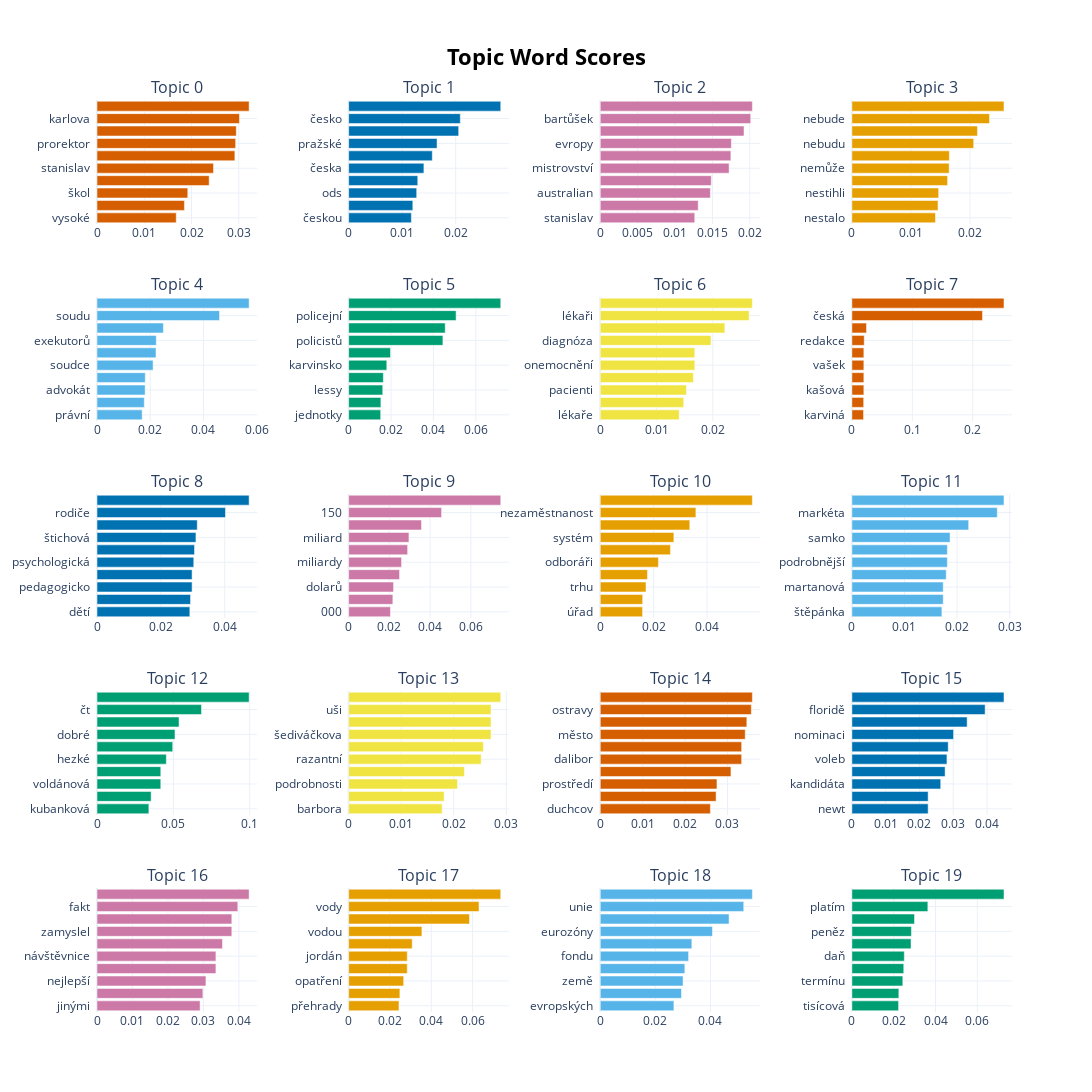

Write notebook code for a chart like this one.
### Code cell
topic_model.visualize_barchart(n_words=30, width=400, height=500, top_n_topics=20)

### Figure 1 — Plotly figure (JSON) as saved in the notebook; plotly's stock layout.template omitted (floating-point values rounded to 4 significant figures)
{"data": [{"marker": {"color": "#D55E00"}, "orientation": "h", "type": "bar", "x": [0.01676, 0.0185, 0.01921, 0.02373, 0.02465, 0.02917, 0.02933, 0.02947, 0.03014, 0.03219], "xaxis": "x", "y": ["vysoké  ", "školné  ", "škol  ", "školy  ", "stanislav  ", "rozvoj  ", "prorektor  ", "štech  ", "karlova  ", "univerzita  "], "yaxis": "y"}, {"marker": {"color": "#0072B2"}, "orientation": "h", "type": "bar", "x": [0.01172, 0.01199, 0.01271, 0.01291, 0.01405, 0.01562, 0.01651, 0.02055, 0.02085, 0.0284], "xaxis": "x2", "y": ["českou  ", "českých  ", "ods  ", "republiky  ", "česka  ", "českého  ", "pražské  ", "česku  ", "česko  ", "české  "], "yaxis": "y2"}, {"marker": {"color": "#CC79A7"}, "orientation": "h", "type": "bar", "x": [0.01264, 0.0131, 0.01473, 0.01485, 0.01723, 0.01747, 0.01753, 0.01922, 0.02012, 0.02034], "xaxis": "x3", "y": ["stanislav  ", "titul  ", "australian  ", "open  ", "mistrovství  ", "poháru  ", "evropy  ", "vyhrál  ", "bartůšek  ", "finále  "], "yaxis": "y3"}, {"marker": {"color": "#E69F00"}, "orientation": "h", "type": "bar", "x": [0.01415, 0.01458, 0.01469, 0.0162, 0.01646, 0.01649, 0.02062, 0.02126, 0.02329, 0.02574], "xaxis": "x4", "y": ["nestalo  ", "pravda  ", "nestihli  ", "žárovku  ", "nemůže  ", "nemám  ", "nebudu  ", "nikdy  ", "nebude  ", "nikdo  "], "yaxis": "y4"}, {"marker": {"color": "#56B4E9"}, "orientation": "h", "type": "bar", "x": [0.01697, 0.01777, 0.01809, 0.01814, 0.02108, 0.02217, 0.02228, 0.02495, 0.04604, 0.05716], "xaxis": "x5", "y": ["právní  ", "advokátů  ", "advokát  ", "právník  ", "soudce  ", "ústavního  ", "exekutorů  ", "ústavní  ", "soudu  ", "soud  "], "yaxis": "y5"}, {"marker": {"color": "#009E73"}, "orientation": "h", "type": "bar", "x": [0.01512, 0.01522, 0.01609, 0.01638, 0.018, 0.01975, 0.04448, 0.04556, 0.0507, 0.07176], "xaxis": "x6", "y": ["jednotky  ", "50  ", "lessy  ", "prezident  ", "karvinsko  ", "policisty  ", "policistů  ", "policisté  ", "policejní  ", "policie  "], "yaxis": "y6"}, {"marker": {"color": "#F0E442"}, "orientation": "h", "type": "bar", "x": [0.01403, 0.01483, 0.01532, 0.01655, 0.0168, 0.0168, 0.01967, 0.02214, 0.02645, 0.02703], "xaxis": "x7", "y": ["lékaře  ", "lékařů  ", "pacienti  ", "fn  ", "onemocnění  ", "přednosta  ", "diagnóza  ", "zdravotnictví  ", "lékaři  ", "nemocnice  "], "yaxis": "y7"}, {"marker": {"color": "#D55E00"}, "orientation": "h", "type": "bar", "x": [0.01931, 0.01955, 0.01982, 0.01982, 0.01982, 0.01983, 0.02041, 0.0242, 0.2161, 0.2517], "xaxis": "x8", "y": ["karviná  ", "petr  ", "kašová  ", "vanda  ", "vašek  ", "české  ", "redakce  ", "olomouc  ", "česká  ", "televize  "], "yaxis": "y8"}, {"marker": {"color": "#0072B2"}, "orientation": "h", "type": "bar", "x": [0.02908, 0.0293, 0.02979, 0.02979, 0.03031, 0.03055, 0.03099, 0.0314, 0.04024, 0.04765], "xaxis": "x9", "y": ["dětí  ", "psycholožka  ", "pedagogicko  ", "masáková  ", "psychologická  ", "kamila  ", "štichová  ", "dítě  ", "rodiče  ", "děti  "], "yaxis": "y9"}, {"marker": {"color": "#CC79A7"}, "orientation": "h", "type": "bar", "x": [0.02051, 0.02171, 0.02205, 0.025, 0.02598, 0.02896, 0.0296, 0.03576, 0.04562, 0.07466], "xaxis": "x10", "y": ["000  ", "300  ", "dolarů  ", "ročně  ", "miliardy  ", "200  ", "miliard  ", "zhruba  ", "150  ", "milionů  "], "yaxis": "y10"}, {"marker": {"color": "#E69F00"}, "orientation": "h", "type": "bar", "x": [0.01585, 0.01589, 0.01714, 0.01769, 0.0218, 0.0263, 0.02758, 0.03354, 0.03583, 0.05699], "xaxis": "x11", "y": ["úřad  ", "nebudou  ", "trhu  ", "systému  ", "odboráři  ", "úřady  ", "systém  ", "práci  ", "nezaměstnanost  ", "práce  "], "yaxis": "y11"}, {"marker": {"color": "#56B4E9"}, "orientation": "h", "type": "bar", "x": [0.01711, 0.01736, 0.01736, 0.01793, 0.01815, 0.01815, 0.01866, 0.0222, 0.02764, 0.02891], "xaxis": "x12", "y": ["štěpánka  ", "tachecí  ", "martanová  ", "šebela  ", "podrobnější  ", "bolí  ", "samko  ", "zuzana  ", "markéta  ", "michal  "], "yaxis": "y12"}, {"marker": {"color": "#009E73"}, "orientation": "h", "type": "bar", "x": [0.03396, 0.03545, 0.04176, 0.04176, 0.0454, 0.04958, 0.05107, 0.05372, 0.06843, 0.0996], "xaxis": "x13", "y": ["kubanková  ", "pěkný  ", "voldánová  ", "jolana  ", "hezké  ", "zigmundová  ", "dobré  ", "iva  ", "čt  ", "poledne  "], "yaxis": "y13"}, {"marker": {"color": "#F0E442"}, "orientation": "h", "type": "bar", "x": [0.01779, 0.01816, 0.02072, 0.02203, 0.02522, 0.02564, 0.02709, 0.02709, 0.02709, 0.02895], "xaxis": "x14", "y": ["barbora  ", "kroužková  ", "podrobnosti  ", "rošt  ", "razantní  ", "jitka  ", "šediváčkova  ", "longu  ", "uši  ", "sluková  "], "yaxis": "y14"}, {"marker": {"color": "#D55E00"}, "orientation": "h", "type": "bar", "x": [0.02597, 0.02732, 0.02752, 0.03082, 0.03334, 0.03334, 0.03418, 0.03457, 0.03563, 0.03587], "xaxis": "x15", "y": ["duchcov  ", "náměstek  ", "prostředí  ", "města  ", "dalibor  ", "madej  ", "město  ", "životní  ", "ostravy  ", "primátora  "], "yaxis": "y15"}, {"marker": {"color": "#0072B2"}, "orientation": "h", "type": "bar", "x": [0.02258, 0.02258, 0.02629, 0.0276, 0.02814, 0.02852, 0.0301, 0.03412, 0.03944, 0.04502], "xaxis": "x16", "y": ["newt  ", "santorum  ", "kandidáta  ", "volby  ", "voleb  ", "republikáni  ", "nominaci  ", "republikánský  ", "floridě  ", "volební  "], "yaxis": "y16"}, {"marker": {"color": "#CC79A7"}, "orientation": "h", "type": "bar", "x": [0.02906, 0.02984, 0.0307, 0.03352, 0.03352, 0.03538, 0.038, 0.038, 0.03969, 0.04288], "xaxis": "x17", "y": ["jinými  ", "dobré  ", "nejlepší  ", "dovolte  ", "návštěvnice  ", "poznámku  ", "zamyslel  ", "gregorová  ", "fakt  ", "myslím  "], "yaxis": "y17"}, {"marker": {"color": "#E69F00"}, "orientation": "h", "type": "bar", "x": [0.02436, 0.0248, 0.02664, 0.02837, 0.02837, 0.03077, 0.03546, 0.05847, 0.06309, 0.0736], "xaxis": "x18", "y": ["přehrady  ", "hráz  ", "opatření  ", "protipovodňových  ", "jordán  ", "nádrže  ", "vodou  ", "vodu  ", "vody  ", "voda  "], "yaxis": "y18"}, {"marker": {"color": "#56B4E9"}, "orientation": "h", "type": "bar", "x": [0.02673, 0.02948, 0.03006, 0.0307, 0.03207, 0.03325, 0.04073, 0.04676, 0.05208, 0.05521], "xaxis": "x19", "y": ["evropských  ", "eurozónu  ", "země  ", "evropě  ", "fondu  ", "evropská  ", "eurozóny  ", "evropské  ", "unie  ", "evropa  "], "yaxis": "y19"}, {"marker": {"color": "#009E73"}, "orientation": "h", "type": "bar", "x": [0.02234, 0.02246, 0.02436, 0.02481, 0.02507, 0.02828, 0.02847, 0.02995, 0.03633, 0.07274], "xaxis": "x20", "y": ["tisícová  ", "daně  ", "termínu  ", "dávky  ", "daň  ", "nákladů  ", "peněz  ", "hotovosti  ", "platím  ", "peníze  "], "yaxis": "y20"}], "layout": {"annotations": [{"font": {"size": 16}, "showarrow": false, "text": "Topic 0", "x": 0.0875, "xanchor": "center", "xref": "paper", "y": 1.0, "yanchor": "bottom", "yref": "paper"}, {"font": {"size": 16}, "showarrow": false, "text": "Topic 1", "x": 0.3625, "xanchor": "center", "xref": "paper", "y": 1.0, "yanchor": "bottom", "yref": "paper"}, {"font": {"size": 16}, "showarrow": false, "text": "Topic 2", "x": 0.6375, "xanchor": "center", "xref": "paper", "y": 1.0, "yanchor": "bottom", "yref": "paper"}, {"font": {"size": 16}, "showarrow": false, "text": "Topic 3", "x": 0.9125, "xanchor": "center", "xref": "paper", "y": 1.0, "yanchor": "bottom", "yref": "paper"}, {"font": {"size": 16}, "showarrow": false, "text": "Topic 4", "x": 0.0875, "xanchor": "center", "xref": "paper", "y": 0.784, "yanchor": "bottom", "yref": "paper"}, {"font": {"size": 16}, "showarrow": false, "text": "Topic 5", "x": 0.3625, "xanchor": "center", "xref": "paper", "y": 0.784, "yanchor": "bottom", "yref": "paper"}, {"font": {"size": 16}, "showarrow": false, "text": "Topic 6", "x": 0.6375, "xanchor": "center", "xref": "paper", "y": 0.784, "yanchor": "bottom", "yref": "paper"}, {"font": {"size": 16}, "showarrow": false, "text": "Topic 7", "x": 0.9125, "xanchor": "center", "xref": "paper", "y": 0.784, "yanchor": "bottom", "yref": "paper"}, {"font": {"size": 16}, "showarrow": false, "text": "Topic 8", "x": 0.0875, "xanchor": "center", "xref": "paper", "y": 0.568, "yanchor": "bottom", "yref": "paper"}, {"font": {"size": 16}, "showarrow": false, "text": "Topic 9", "x": 0.3625, "xanchor": "center", "xref": "paper", "y": 0.568, "yanchor": "bottom", "yref": "paper"}, {"font": {"size": 16}, "showarrow": false, "text": "Topic 10", "x": 0.6375, "xanchor": "center", "xref": "paper", "y": 0.568, "yanchor": "bottom", "yref": "paper"}, {"font": {"size": 16}, "showarrow": false, "text": "Topic 11", "x": 0.9125, "xanchor": "center", "xref": "paper", "y": 0.568, "yanchor": "bottom", "yref": "paper"}, {"font": {"size": 16}, "showarrow": false, "text": "Topic 12", "x": 0.0875, "xanchor": "center", "xref": "paper", "y": 0.352, "yanchor": "bottom", "yref": "paper"}, {"font": {"size": 16}, "showarrow": false, "text": "Topic 13", "x": 0.3625, "xanchor": "center", "xref": "paper", "y": 0.352, "yanchor": "bottom", "yref": "paper"}, {"font": {"size": 16}, "showarrow": false, "text": "Topic 14", "x": 0.6375, "xanchor": "center", "xref": "paper", "y": 0.352, "yanchor": "bottom", "yref": "paper"}, {"font": {"size": 16}, "showarrow": false, "text": "Topic 15", "x": 0.9125, "xanchor": "center", "xref": "paper", "y": 0.352, "yanchor": "bottom", "yref": "paper"}, {"font": {"size": 16}, "showarrow": false, "text": "Topic 16", "x": 0.0875, "xanchor": "center", "xref": "paper", "y": 0.136, "yanchor": "bottom", "yref": "paper"}, {"font": {"size": 16}, "showarrow": false, "text": "Topic 17", "x": 0.3625, "xanchor": "center", "xref": "paper", "y": 0.136, "yanchor": "bottom", "yref": "paper"}, {"font": {"size": 16}, "showarrow": false, "text": "Topic 18", "x": 0.6375, "xanchor": "center", "xref": "paper", "y": 0.136, "yanchor": "bottom", "yref": "paper"}, {"font": {"size": 16}, "showarrow": false, "text": "Topic 19", "x": 0.9125, "xanchor": "center", "xref": "paper", "y": 0.136, "yanchor": "bottom", "yref": "paper"}], "height": 2500, "hoverlabel": {"bgcolor": "white", "font": {"family": "Rockwell", "size": 16}}, "showlegend": false, "title": {"font": {"color": "Black", "size": 22}, "text": "<b>Topic Word Scores", "x": 0.5, "xanchor": "center", "yanchor": "top"}, "width": 1600, "xaxis": {"anchor": "y", "domain": [0, 0.175], "showgrid": true}, "xaxis10": {"anchor": "y10", "domain": [0.275, 0.45], "showgrid": true}, "xaxis11": {"anchor": "y11", "domain": [0.55, 0.725], "showgrid": true}, "xaxis12": {"anchor": "y12", "domain": [0.825, 1], "showgrid": true}, "xaxis13": {"anchor": "y13", "domain": [0, 0.175], "showgrid": true}, "xaxis14": {"anchor": "y14", "domain": [0.275, 0.45], "showgrid": true}, "xaxis15": {"anchor": "y15", "domain": [0.55, 0.725], "showgrid": true}, "xaxis16": {"anchor": "y16", "domain": [0.825, 1], "showgrid": true}, "xaxis17": {"anchor": "y17", "domain": [0, 0.175], "showgrid": true}, "xaxis18": {"anchor": "y18", "domain": [0.275, 0.45], "showgrid": true}, "xaxis19": {"anchor": "y19", "domain": [0.55, 0.725], "showgrid": true}, "xaxis2": {"anchor": "y2", "domain": [0.275, 0.45], "showgrid": true}, "xaxis20": {"anchor": "y20", "domain": [0.825, 1], "showgrid": true}, "xaxis3": {"anchor": "y3", "domain": [0.55, 0.725], "showgrid": true}, "xaxis4": {"anchor": "y4", "domain": [0.825, 1], "showgrid": true}, "xaxis5": {"anchor": "y5", "domain": [0, 0.175], "showgrid": true}, "xaxis6": {"anchor": "y6", "domain": [0.275, 0.45], "showgrid": true}, "xaxis7": {"anchor": "y7", "domain": [0.55, 0.725], "showgrid": true}, "xaxis8": {"anchor": "y8", "domain": [0.825, 1], "showgrid": true}, "xaxis9": {"anchor": "y9", "domain": [0, 0.175], "showgrid": true}, "yaxis": {"anchor": "x", "domain": [0.864, 1.0], "showgrid": true}, "yaxis10": {"anchor": "x10", "domain": [0.432, 0.568], "showgrid": true}, "yaxis11": {"anchor": "x11", "domain": [0.432, 0.568], "showgrid": true}, "yaxis12": {"anchor": "x12", "domain": [0.432, 0.568], "showgrid": true}, "yaxis13": {"anchor": "x13", "domain": [0.216, 0.352], "showgrid": true}, "yaxis14": {"anchor": "x14", "domain": [0.216, 0.352], "showgrid": true}, "yaxis15": {"anchor": "x15", "domain": [0.216, 0.352], "showgrid": true}, "yaxis16": {"anchor": "x16", "domain": [0.216, 0.352], "showgrid": true}, "yaxis17": {"anchor": "x17", "domain": [0, 0.136], "showgrid": true}, "yaxis18": {"anchor": "x18", "domain": [0, 0.136], "showgrid": true}, "yaxis19": {"anchor": "x19", "domain": [0, 0.136], "showgrid": true}, "yaxis2": {"anchor": "x2", "domain": [0.864, 1.0], "showgrid": true}, "yaxis20": {"anchor": "x20", "domain": [0, 0.136], "showgrid": true}, "yaxis3": {"anchor": "x3", "domain": [0.864, 1.0], "showgrid": true}, "yaxis4": {"anchor": "x4", "domain": [0.864, 1.0], "showgrid": true}, "yaxis5": {"anchor": "x5", "domain": [0.648, 0.784], "showgrid": true}, "yaxis6": {"anchor": "x6", "domain": [0.648, 0.784], "showgrid": true}, "yaxis7": {"anchor": "x7", "domain": [0.648, 0.784], "showgrid": true}, "yaxis8": {"anchor": "x8", "domain": [0.648, 0.784], "showgrid": true}, "yaxis9": {"anchor": "x9", "domain": [0.432, 0.568], "showgrid": true}}}
